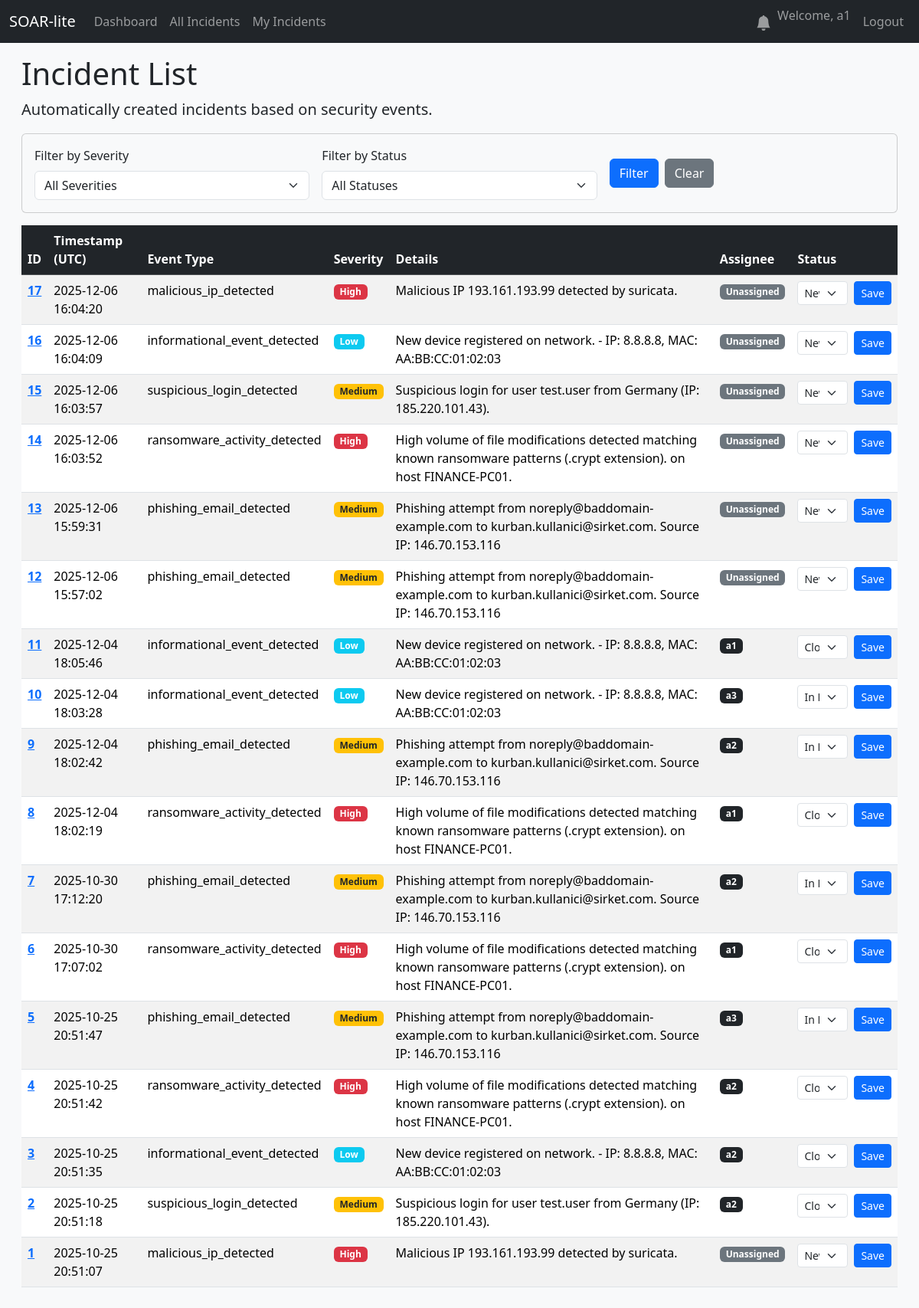
The page /incidents (signed in) on the database its author committed.
### database.py (models this page shows, shortened)
class User(UserMixin, db.Model):
    id = db.Column(db.Integer, primary_key=True)
    username = db.Column(db.String(80), unique=True, nullable=False)
    email = db.Column(db.String(120), unique=True, nullable=False)
    password_hash = db.Column(db.String(128))
    created_at = db.Column(db.DateTime, default=datetime.utcnow)
    role = db.Column(db.String(50), nullable=False, default='Analyst')

class Incident(db.Model):
    id = db.Column(db.Integer, primary_key=True)
    created_at = db.Column(db.DateTime, default=datetime.utcnow)
    event_type = db.Column(db.String(100), nullable=False)
    severity = db.Column(db.String(50), nullable=False)
    details = db.Column(db.Text, nullable=True)
    status = db.Column(db.String(50), default='New')
    notes = db.relationship('Note', backref='incident', lazy=True, cascade="all, delete-orphan")
    closed_at = db.Column(db.DateTime, nullable=True) # Olay kapatıldığında doldurulacak
    vt_malicious_count = db.Column(db.Integer, nullable=True)
    vt_report_link = db.Column(db.String(255), nullable=True)
    mitre_technique_id = db.Column(db.String(20), nullable=True)
    mitre_technique_name = db.Column(db.String(100), nullable=True)
    assignee_id = db.Column(db.Integer, db.ForeignKey('user.id'), nullable=True)
    assignee = db.relationship('User', backref='incidents') # backref eklendi
    notes = db.relationship('Note', backref='incident', lazy=True, cascade="all, delete-orphan")
    observables = db.relationship('Observable', backref='incident', lazy=True, cascade="all, delete-orphan")
    action_logs = db.relationship('ActionLog', backref='incident', lazy=True, cascade="all, delete-orphan")

### app.py (the view)
@app.route('/incidents')
@login_required
def incidents_list():
    severity_filter = request.args.get('severity', None)
    status_filter = request.args.get('status', None)
    query = Incident.query
    if severity_filter and severity_filter != 'all':
        query = query.filter_by(severity=severity_filter)
    if status_filter and status_filter != 'all':
        query = query.filter_by(status=status_filter)
    incidents = query.order_by(Incident.created_at.desc()).all()
    return render_template('incidents.html',
                           incidents=incidents,
                           current_severity=severity_filter,
                           current_status=status_filter)

### app.py (called while the page is built)
def create_app():
    app = Flask(__name__)
    app.config['SQLALCHEMY_DATABASE_URI'] = 'sqlite:///soar.db'
    app.config['SQLALCHEMY_TRACK_MODIFICATIONS'] = False
    app.config['SECRET_KEY'] = 'bunu-mutlaka-guvenli-ve-rastgele-bir-degerle-degistir'
    db.init_app(app)
    login_manager = LoginManager()
    login_manager.init_app(app)
    login_manager.login_view = 'login'
    @login_manager.user_loader
    def load_user(user_id):
        return db.session.get(User, int(user_id))
    with app.app_context():
        db.create_all()
        print("🗄️ Database tables created or already exist.")
    return app

@app.context_processor
def inject_notifications():
    if current_user.is_authenticated:
        unread_count = Notification.query.filter_by(user_id=current_user.id, is_read=False).count()
        return dict(unread_notifications=unread_count)
    return dict(unread_notifications=0)

### templates/incidents.html (shortened to what this page needs)
{% extends "base.html" %}
{% block content %}
    <h1>Incident List</h1>
    <p class="lead">Automatically created incidents based on security events.</p>
    <div class="card bg-light mb-3">
        <div class="card-body">
            <form method="GET" action="{{ url_for('incidents_list') }}" class="row g-3 align-items-center">
                <div class="col-md-4">
                    <label for="severity" class="form-label">Filter by Severity</label>
                    <select name="severity" id="severity" class="form-select">
                        <option value="all" {% if not current_severity or current_severity == 'all' %}selected{% endif %}>All Severities</option>
                    </select>
                </div>
                <div class="col-md-4">
                    <label for="status" class="form-label">Filter by Status</label>
                    <select name="status" id="status" class="form-select">
                        <option value="all" {% if not current_status or current_status == 'all' %}selected{% endif %}>All Statuses</option>
                    </select>
                </div>
                <div class="col-md-4 d-flex align-items-end">
                    <button type="submit" class="btn btn-primary me-2">Filter</button>
                    <a href="{{ url_for('incidents_list') }}" class="btn btn-secondary">Clear</a>
                </div>
            </form>
        </div>
    </div>
    <div class="table-responsive">
        <table class="table table-striped table-hover">
            <thead class="table-dark">
                <tr>
                    <th scope="col">ID</th>
                    <th scope="col">Timestamp (UTC)</th>
                    <th scope="col">Event Type</th>
                    <th scope="col">Severity</th>
                    <th scope="col">Details</th>
                    <th scope="col">Assignee</th>
                    <th scope="col">Status</th>
                </tr>
            </thead>
            <tbody>
                {% for incident in incidents %}
                <tr>
                    <th scope="row"><a href="{{ url_for('incident_detail', incident_id=incident.id) }}">{{ incident.id }}</a></th>
                    <td>{{ incident.created_at.strftime('%Y-%m-%d %H:%M:%S') }}</td>
                    <td>{{ incident.event_type }}</td>
                    <td>
                        {% if incident.severity == 'high' %}<span class="badge bg-danger">High</span>
                        {% elif incident.severity == 'medium' %}<span class="badge bg-warning text-dark">Medium</span>
                        {% else %}<span class="badge bg-info">{{ incident.severity|capitalize }}</span>{% endif %}
                    </td>
                    <td>{{ incident.details }}</td>
                    <td>
                        {% if incident.assignee %}
                            <span class="badge bg-dark">{{ incident.assignee.username }}</span>
                        {% else %}
                            <span class="badge bg-secondary">Unassigned</span>
                        {% endif %}
                    </td>
                    <td>
                        <form action="{{ url_for('update_status', incident_id=incident.id) }}" method="POST" class="d-flex">
                            <select name="status" class="form-select form-select-sm me-2">
                                <option value="New" {% if incident.status == 'New' %}selected{% endif %}>New</option>
                                <option value="In Progress" {% if incident.status == 'In Progress' %}selected{% endif %}>In Progress</option>
                                <option value="Closed" {% if incident.status == 'Closed' %}selected{% endif %}>Closed</option>
                            </select>
                            <button type="submit" class="btn btn-primary btn-sm">Save</button>
                        </form>
                    </td>
                </tr>
                {% else %}
                <tr>
                    <td colspan="6" class="text-center">No incidents matching the criteria.</td>
                </tr>
                {% endfor %}
            </tbody>
        </table>
    </div>
{% endblock %}

### templates/base.html (shortened to what this page needs)
<!doctype html>
<html lang="en">
<head>
    <link href="https://cdn.jsdelivr.net/npm/bootstrap@5.3.2/dist/css/bootstrap.min.css" rel="stylesheet">
</head>
<body>
    <nav class="navbar navbar-expand-md navbar-dark bg-dark fixed-top">
        <div class="container-fluid">
            <a class="navbar-brand" href="{{ url_for('dashboard') }}">SOAR-lite</a>
            <div class="collapse navbar-collapse" id="navbarNav">
                <ul class="navbar-nav me-auto mb-2 mb-lg-0">
                    {% if current_user.is_authenticated %}
                    <li class="nav-item">
                        <a class="nav-link" href="{{ url_for('dashboard') }}">Dashboard</a>
                    </li>
                    <li class="nav-item">
                        <a class="nav-link" href="{{ url_for('incidents_list') }}">All Incidents</a>
                    </li>
                    <li class="nav-item">
                        <a class="nav-link" href="{{ url_for('my_incidents') }}">My Incidents</a>
                    </li>
                    {% endif %}
                </ul>
                <ul class="navbar-nav ms-auto">
                    {% if current_user.is_authenticated %}
                    <li class="nav-item">
                        <a class="nav-link position-relative" href="{{ url_for('notifications') }}">
                            <svg xmlns="http://www.w3.org/2000/svg" width="20" height="20" fill="currentColor" class="bi bi-bell-fill" viewBox="0 0 16 16">
                                <path d="M8 16a2 2 0 0 0 2-2H6a2 2 0 0 0 2 2zm.995-14.901a1 1 0 1 0-1.99 0A5.002 5.002 0 0 0 3 6c0 1.098-.5 6-2 7h14c-1.5-1-2-5.902-2-7 0-2.42-1.72-4.44-4.005-4.901z"/>
                            </svg>
                        </a>
                    </li>
                    <li class="nav-item">
                        <span class="navbar-text me-2">Welcome, {{ current_user.username }}</span>
                    </li>
                    <li class="nav-item">
                        <a class="nav-link" href="{{ url_for('logout') }}">Logout</a>
                    </li>
                    {% endif %}
                </ul>
            </div>
        </div>
    </nav>
    <div class="main-content-scrollable">
        <main class="container-fluid"> {% block content %}{% endblock %}
        </main>
    </div>
</body>
</html>

### templates/base.html (style rules this page uses)
html, body { height: 100%; margin: 0; padding: 0; overflow: hidden; background-color: #f8f9fa; }
body { padding-top: 56px; }
.main-content-scrollable { height: calc(100vh - 56px); overflow-y: auto; padding: 1rem; }

### rows shown on the page
User: username "a1"
Incident: id "17", created_at "2025-12-06 16:04:20", event_type "malicious_ip_detected", severity "High", details "Malicious IP 193.161.193.99 detected by suricata.", shows "Unassigned", status "New"
Incident: id "16", created_at "2025-12-06 16:04:09", event_type "informational_event_detected", severity "Low", details "New device registered on network. - IP: 8.8.8.8, MAC: AA:BB:CC:01:02:03", shows "Unassigned", status "New"
Incident: id "15", created_at "2025-12-06 16:03:57", event_type "suspicious_login_detected", severity "Medium", details "Suspicious login for user test.user from Germany (IP: 185.220.101.43).", shows "Unassigned", status "New"
Incident: id "14", created_at "2025-12-06 16:03:52", event_type "ransomware_activity_detected", severity "High", details "High volume of file modifications detected matching known ransomware patterns (.crypt extension). on host FINANCE-PC01.", shows "Unassigned", status "New"
Incident: id "13", created_at "2025-12-06 15:59:31", event_type "phishing_email_detected", severity "Medium", details "Phishing attempt from noreply@baddomain-example.com to kurban.kullanici@sirket.com. Source IP: 146.70.153.116", shows "Unassigned", status "New"
Incident: id "12", created_at "2025-12-06 15:57:02", event_type "phishing_email_detected", severity "Medium", details "Phishing attempt from noreply@baddomain-example.com to kurban.kullanici@sirket.com. Source IP: 146.70.153.116", shows "Unassigned", status "New"
Incident: id "11", created_at "2025-12-04 18:05:46", event_type "informational_event_detected", severity "Low", details "New device registered on network. - IP: 8.8.8.8, MAC: AA:BB:CC:01:02:03", assignee.username "a1", status "Closed"
Incident: id "10", created_at "2025-12-04 18:03:28", event_type "informational_event_detected", severity "Low", details "New device registered on network. - IP: 8.8.8.8, MAC: AA:BB:CC:01:02:03", assignee.username "a3", status "In Progress"
Incident: id "9", created_at "2025-12-04 18:02:42", event_type "phishing_email_detected", severity "Medium", details "Phishing attempt from noreply@baddomain-example.com to kurban.kullanici@sirket.com. Source IP: 146.70.153.116", assignee.username "a2", status "In Progress"
Incident: id "8", created_at "2025-12-04 18:02:19", event_type "ransomware_activity_detected", severity "High", details "High volume of file modifications detected matching known ransomware patterns (.crypt extension). on host FINANCE-PC01.", assignee.username "a1", status "Closed"
Incident: id "7", created_at "2025-10-30 17:12:20", event_type "phishing_email_detected", severity "Medium", details "Phishing attempt from noreply@baddomain-example.com to kurban.kullanici@sirket.com. Source IP: 146.70.153.116", assignee.username "a2", status "In Progress"
Incident: id "6", created_at "2025-10-30 17:07:02", event_type "ransomware_activity_detected", severity "High", details "High volume of file modifications detected matching known ransomware patterns (.crypt extension). on host FINANCE-PC01.", assignee.username "a1", status "Closed"
Incident: id "5", created_at "2025-10-25 20:51:47", event_type "phishing_email_detected", severity "Medium", details "Phishing attempt from noreply@baddomain-example.com to kurban.kullanici@sirket.com. Source IP: 146.70.153.116", assignee.username "a3", status "In Progress"
Incident: id "4", created_at "2025-10-25 20:51:42", event_type "ransomware_activity_detected", severity "High", details "High volume of file modifications detected matching known ransomware patterns (.crypt extension). on host FINANCE-PC01.", assignee.username "a2", status "Closed"
Incident: id "3", created_at "2025-10-25 20:51:35", event_type "informational_event_detected", severity "Low", details "New device registered on network. - IP: 8.8.8.8, MAC: AA:BB:CC:01:02:03", assignee.username "a2", status "Closed"
Incident: id "2", created_at "2025-10-25 20:51:18", event_type "suspicious_login_detected", severity "Medium", details "Suspicious login for user test.user from Germany (IP: 185.220.101.43).", assignee.username "a2", status "Closed"
Incident: id "1", created_at "2025-10-25 20:51:07", event_type "malicious_ip_detected", severity "High", details "Malicious IP 193.161.193.99 detected by suricata.", shows "Unassigned"
